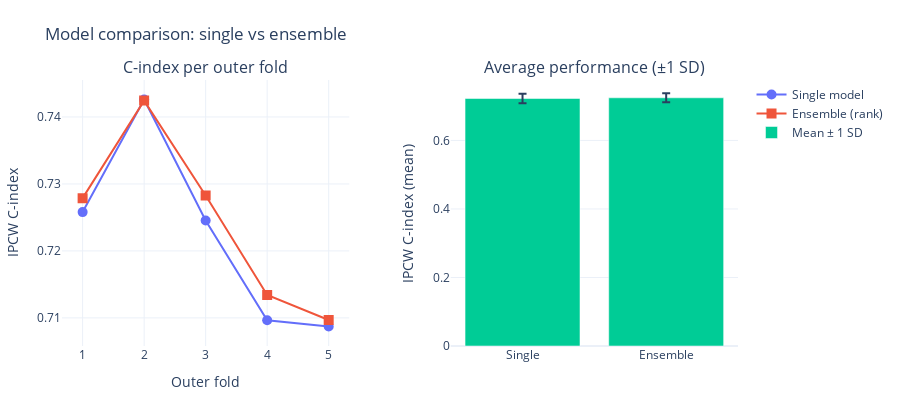

The notebook cell this image was saved under:
### Markdown cell above
# 4. Statistical Analysis: Means, 95% CI, Paired t-test

### Code cell
def summarize_scores(scores, name: str):
    scores = np.array(scores)
    mean = scores.mean()
    std = scores.std(ddof=1)
    n = len(scores)

    t_crit = stats.t.ppf(0.975, df=n - 1)
    ci_low = mean - t_crit * std / np.sqrt(n)
    ci_high = mean + t_crit * std / np.sqrt(n)

    print(f"\n{name}")
    print(f"  Scores by fold : {np.round(scores, 4)}")
    print(f"  Mean           : {mean:.4f}")
    print(f"  Std dev        : {std:.4f}")
    print(f"  95% CI         : [{ci_low:.4f} ; {ci_high:.4f}]")
    return scores, mean, std, (ci_low, ci_high)


single_scores, single_mean, single_std, single_ci = summarize_scores(
    cv_single_scores, "Single model (first model of ensemble)"
)
ensemble_scores, ensemble_mean, ensemble_std, ensemble_ci = summarize_scores(
    cv_ensemble_scores, "Ensemble (5 models, rank-based)"
)

# Paired t-test: ensemble vs single
diff = ensemble_scores - single_scores
t_stat, p_val = stats.ttest_rel(ensemble_scores, single_scores)

print("\nPaired t-test: Ensemble vs Single model")
print(f"  Fold-wise differences (ensemble - single) : {np.round(diff, 4)}")
print(f"  Mean difference : {diff.mean():.4f}")
print(f"  t-statistic     : {t_stat:.4f}")
print(f"  p-value         : {p_val:.4f}")
if p_val < 0.05:
    print("  => Statistically significant improvement at 5% level")
else:
    print("  => NOT statistically significant at 5% level with these folds")


import plotly.graph_objects as go
from plotly.subplots import make_subplots
import numpy as np

# Visualization with Plotly
folds = np.arange(1, N_SPLITS_OUTER + 1)

fig = make_subplots(
    rows=1,
    cols=2,
    subplot_titles=("C-index per outer fold", "Average performance (±1 SD)"),
    horizontal_spacing=0.15  # tu peux garder ici ton spacing custom si tu veux
)

# ---- Left subplot: fold-wise scores ----
fig.add_trace(
    go.Scatter(
        x=folds,
        y=single_scores,
        mode="lines+markers",
        name="Single model",
        marker=dict(symbol="circle", size=10),
        line=dict(width=2)
    ),
    row=1, col=1
)

fig.add_trace(
    go.Scatter(
        x=folds,
        y=ensemble_scores,
        mode="lines+markers",
        name="Ensemble (rank)",
        marker=dict(symbol="square", size=10),
        line=dict(width=2)
    ),
    row=1, col=1
)

fig.update_xaxes(title_text="Outer fold", row=1, col=1)
fig.update_yaxes(title_text="IPCW C-index", row=1, col=1)

# ---- Right subplot: bar plot with std ----
fig.add_trace(
    go.Bar(
        x=["Single", "Ensemble"],
        y=[single_mean, ensemble_mean],
        error_y=dict(
            type="data",
            array=[single_std, ensemble_std],
            visible=True
        ),
        name="Mean ± 1 SD"
    ),
    row=1, col=2
)

fig.update_yaxes(title_text="IPCW C-index (mean)", row=1, col=2)

fig.update_layout(
    width=900,
    height=400,
    showlegend=True,
    title_text="Model comparison: single vs ensemble",
    template="plotly_white",
    margin=dict(l=60, r=60, t=80, b=50)
)

fig.show()

### Figure 1 — Plotly figure (JSON) as saved in the notebook; plotly's stock layout.template omitted (floating-point values rounded to 4 significant figures)
{"data": [{"line": {"width": 2}, "marker": {"size": 10, "symbol": "circle"}, "mode": "lines+markers", "name": "Single model", "type": "scatter", "x": [1, 2, 3, 4, 5], "xaxis": "x", "y": [0.7258, 0.7426, 0.7245, 0.7096, 0.7087], "yaxis": "y"}, {"line": {"width": 2}, "marker": {"size": 10, "symbol": "square"}, "mode": "lines+markers", "name": "Ensemble (rank)", "type": "scatter", "x": [1, 2, 3, 4, 5], "xaxis": "x", "y": [0.7279, 0.7424, 0.7283, 0.7134, 0.7097], "yaxis": "y"}, {"error_y": {"array": [0.01391, 0.01313], "type": "data", "visible": true}, "name": "Mean ± 1 SD", "type": "bar", "x": ["Single", "Ensemble"], "xaxis": "x2", "y": [0.7223, 0.7243], "yaxis": "y2"}], "layout": {"annotations": [{"font": {"size": 16}, "showarrow": false, "text": "C-index per outer fold", "x": 0.2125, "xanchor": "center", "xref": "paper", "y": 1, "yanchor": "bottom", "yref": "paper"}, {"font": {"size": 16}, "showarrow": false, "text": "Average performance (±1 SD)", "x": 0.7875, "xanchor": "center", "xref": "paper", "y": 1, "yanchor": "bottom", "yref": "paper"}], "height": 400, "margin": {"b": 50, "l": 60, "r": 60, "t": 80}, "showlegend": true, "title": {"text": "Model comparison: single vs ensemble"}, "width": 900, "xaxis": {"anchor": "y", "domain": [0, 0.425], "title": {"text": "Outer fold"}}, "xaxis2": {"anchor": "y2", "domain": [0.575, 1]}, "yaxis": {"anchor": "x", "domain": [0, 1], "title": {"text": "IPCW C-index"}}, "yaxis2": {"anchor": "x2", "domain": [0, 1], "title": {"text": "IPCW C-index (mean)"}}}}
